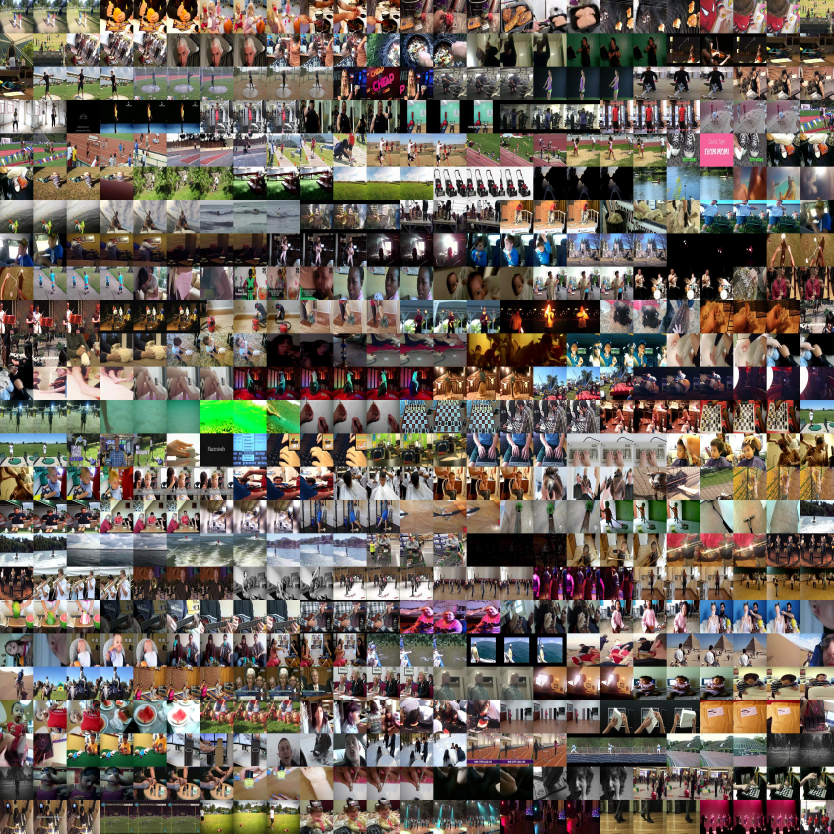
#> input picture data/data-images.jpg, 2500 x 2500 px (shown at 1/3 size)
$ python photos.py . --output out.png
#> lines starting #> are read from the running program, lines starting #| are printed output that depends on the picture
import os
import argparse
import sys
from math import ceil, sqrt

# Attempt to import Pillow (PIL)
try:
    from PIL import Image, ImageDraw, ImageFont
except ImportError:
    print("Error: Pillow library not found.")
    print("Please install it using: pip install Pillow")
    sys.exit(1) # Exit if Pillow is not available

def find_jpg_files(directories, max_files):
    """
    Recursively walks through specified directories to find JPG files.

    Args:
        directories (list): A list of directory paths to search within.
        max_files (int): The maximum number of JPG file paths to collect.

    Returns:
        list: A list containing the full paths of the found JPG files,
              up to max_files. Returns an empty list if no JPGs are found
              or if the directories don't exist.
    """
#> called with max_files = 625
    jpg_files = []
    found_count = 0

    if not isinstance(directories, list):
        print("Error: Input 'directories' must be a list of paths.")
        return []

    print(f"Searching for up to {max_files} JPG/JPEG files...")
    for directory in directories:
        if not os.path.isdir(directory):
            print(f"Warning: '{directory}' is not a valid directory. Skipping.")
            continue

        print(f"Scanning directory: {directory}")
        for root, _, files in os.walk(directory):
            if found_count >= max_files:
                break

            # Sort files to potentially get a more consistent order (optional)
            files.sort()

            for filename in files:
                if filename.lower().endswith(('.jpg', '.jpeg')):
                    full_path = os.path.join(root, filename)
                    jpg_files.append(full_path)
                    found_count += 1
                    if found_count % 50 == 0: # Print progress indicator
                         print(f"  Found {found_count} files...")
                    if found_count >= max_files:
                        print(f"Reached target of {max_files} files.")
                        return jpg_files # Return immediately

            if found_count >= max_files:
                break # Stop searching this directory

        if found_count >= max_files:
            break # Stop searching remaining directories

    if not jpg_files:
        print("No JPG files found.")
    elif found_count < max_files:
        print(f"Warning: Found only {found_count} JPG files, less than the target {max_files}.")

    return jpg_files

def create_photo_grid(image_paths, grid_dims, tile_size, output_filename, background_color='gray'):
    """
    Creates a grid image from a list of image paths.

    Args:
        image_paths (list): List of paths to the images.
        grid_dims (tuple): A tuple (columns, rows) for the grid layout.
        tile_size (tuple): A tuple (width, height) for each tile in pixels.
        output_filename (str): Path to save the final grid image.
        background_color (str): Background color for the grid canvas.
    """
#> called with output_filename = 'out.png', background_color = 'gray'
    grid_cols, grid_rows = grid_dims
    tile_w, tile_h = tile_size
    num_expected_files = grid_cols * grid_rows
    num_found_files = len(image_paths)

    if num_found_files == 0:
        print("Error: No image paths provided to create the grid.")
        return

    print(f"\nCreating a {grid_cols}x{grid_rows} grid...")
    print(f"Tile size: {tile_w}x{tile_h} pixels")
    print(f"Output file: {output_filename}")

    # Calculate final image dimensions
    canvas_width = grid_cols * tile_w
    canvas_height = grid_rows * tile_h

    # Create the blank canvas
    canvas = Image.new('RGB', (canvas_width, canvas_height), color=background_color)
#> canvas: PIL image 2500x2500 RGB; every value is 128
    draw = ImageDraw.Draw(canvas)
    try:
        # Use a default font or try to load a small truetype font if available
        font = ImageFont.load_default()
        # font = ImageFont.truetype("arial.ttf", 10) # Example: Requires arial.ttf
    except IOError:
        print("Warning: Default font not found. Error text on tiles might not render.")
        font = None # Set font to None if loading fails

    processed_count = 0
    # Iterate through the grid positions and paste images
    for i in range(num_expected_files):
        row = i // grid_cols
        col = i % grid_cols
        paste_x = col * tile_w
        paste_y = row * tile_h

        if i < num_found_files:
            img_path = image_paths[i]
            try:
                # Open the image
                img = Image.open(img_path)
#> img is the input picture: PIL image 2500x2500 RGB; mean R, G, B 110.4, 101.3, 92.4
                # Ensure image is in RGB mode (handles PNGs with alpha, etc.)
                img = img.convert('RGB')
                # Resize the image to the target tile size using high-quality resampling
                img_resized = img.resize((tile_w, tile_h), Image.Resampling.LANCZOS)
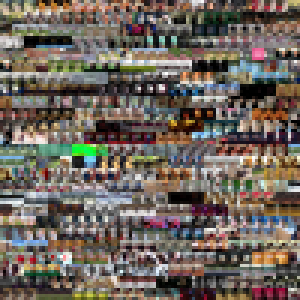
#> img_resized: PIL image 100x100 RGB (shown 3 times larger); mean R, G, B 110.5, 101.3, 92.4
                # Paste the resized image onto the canvas
                canvas.paste(img_resized, (paste_x, paste_y))
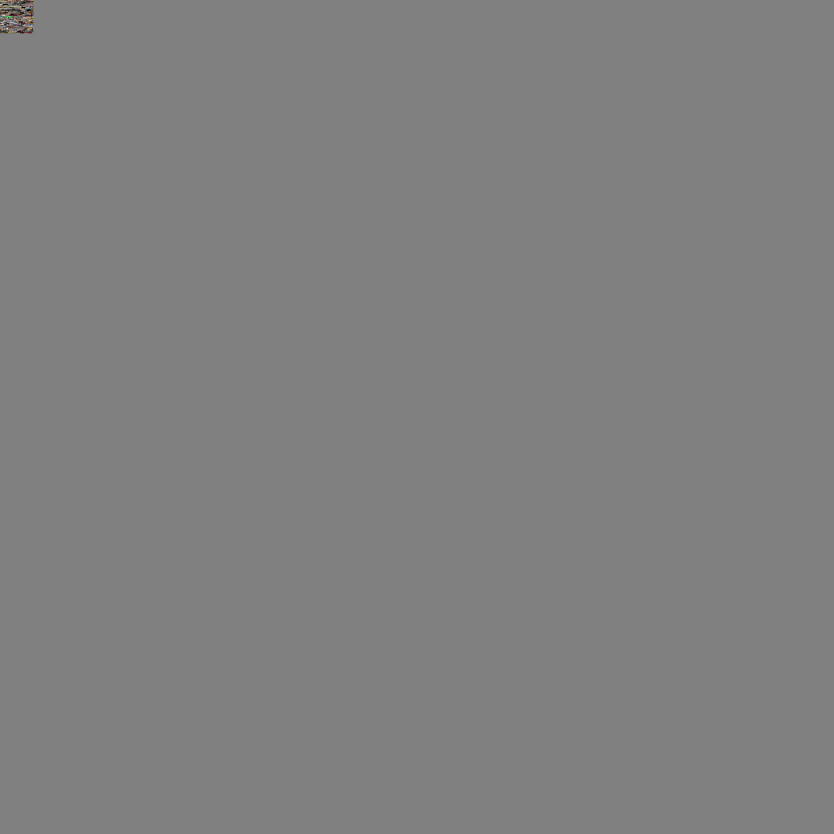
#> canvas: PIL image 2500x2500 RGB (shown at 1/3 size); mean R, G, B 128, 128, 127.9
                processed_count += 1
                if processed_count % 50 == 0: # Progress indicator
                    print(f"  Processed {processed_count}/{num_found_files} images...")

            except FileNotFoundError:
                print(f"Error: Image file not found at {img_path}. Skipping.")
                if font:
                    draw.text((paste_x + 5, paste_y + 5), f"Not Found:\n{os.path.basename(img_path)}", fill='white', font=font)
            except Exception as e:
                print(f"Error processing image {img_path}: {e}. Skipping.")
                # Optionally draw a placeholder indicating an error
                draw.rectangle([paste_x, paste_y, paste_x + tile_w -1 , paste_y + tile_h -1], outline='red', width=2)
                if font:
                    draw.text((paste_x + 5, paste_y + 5), f"Error:\n{os.path.basename(img_path)}", fill='red', font=font)
        else:
            # If we ran out of images, fill the remaining grid cells with the background color
            # (already done by Image.new, but could draw a border or something here if desired)
            pass # Keep background color

    print(f"\nFinished processing {processed_count} images.")

    # Save the final image
    try:
        canvas.save(output_filename)
        print(f"Grid image successfully saved to: {output_filename}")
    except Exception as e:
        print(f"Error saving the final image: {e}")

# --- Main execution block ---
if __name__ == "__main__":
    parser = argparse.ArgumentParser(description="Find JPG files and assemble them into a grid image.")
    parser.add_argument('dirs', metavar='DIR', type=str, nargs='+',
                        help='One or more directories to search recursively for JPG/JPEG files.')
    parser.add_argument('-o', '--output', type=str, required=True,
                        help='Filename for the output grid image (e.g., photo_grid.jpg). REQUIRED.')
    parser.add_argument('--grid', metavar=('COLS', 'ROWS'), type=int, nargs=2, default=[25, 25],
                        help='Dimensions of the grid (columns rows). Default: 25 25.')
    parser.add_argument('--tile-size', metavar=('W', 'H'), type=int, nargs=2, default=[100, 100],
                        help='Size (width height) of each tile in pixels. Default: 100 100.')
    parser.add_argument('--bg-color', type=str, default='gray',
                        help='Background color for the grid canvas (e.g., white, black, #CCCCCC). Default: gray.')


    args = parser.parse_args()

    # Calculate the total number of files needed based on grid dimensions
    grid_cols, grid_rows = args.grid
    num_files_needed = grid_cols * grid_rows

    # 1. Find the image files
    found_files = find_jpg_files(args.dirs, num_files_needed)

    # 2. Check if any files were found
    if not found_files:
        print("\nExiting: No JPG files found, cannot create grid.")
        sys.exit(1)

    if len(found_files) < num_files_needed:
         print(f"\nWarning: Only found {len(found_files)} files, but the {grid_cols}x{grid_rows} grid requires {num_files_needed}.")
         print("The grid will be created with the found images, and remaining cells will be filled with the background color.")


    # 3. Create the grid image
    create_photo_grid(
        image_paths=found_files,
        grid_dims=args.grid,
        tile_size=args.tile_size,
        output_filename=args.output,
        background_color=args.bg_color
    )

    print("\nScript finished.")
